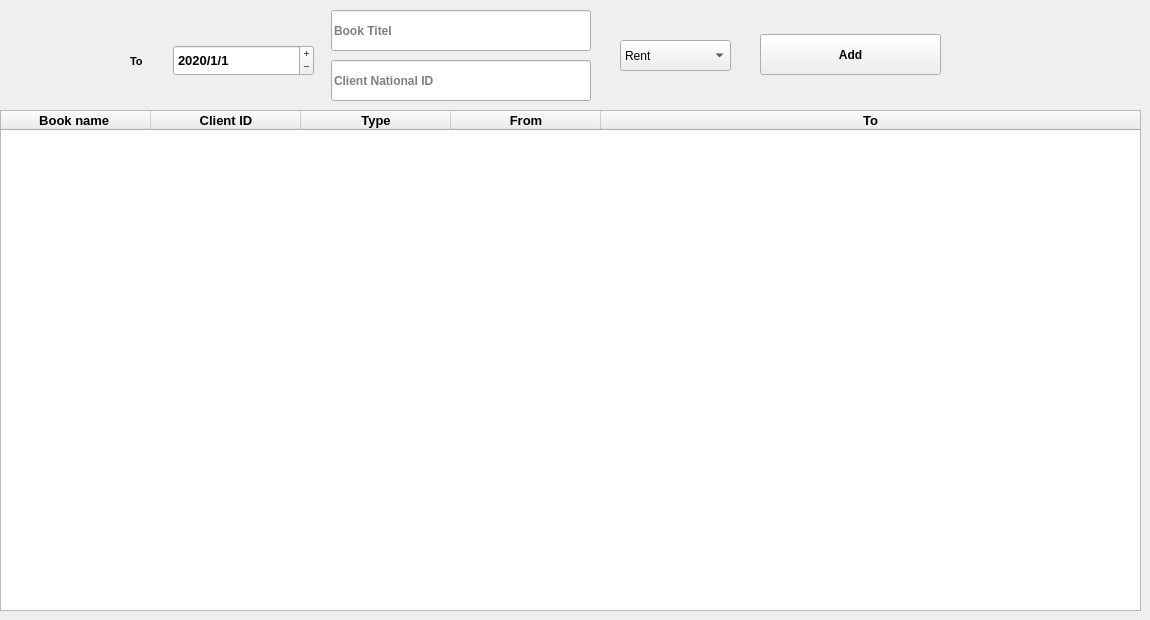
    <widget class="QWidget" name="tab">
     <attribute name="title">
      <string>Tab 1</string>
     </attribute>
     <widget class="QComboBox" name="comboBox">
      <property name="geometry">
       <rect>
        <x>620</x>
        <y>40</y>
        <width>111</width>
        <height>31</height>
       </rect>
      </property>
      <item>
       <property name="text">
        <string>Rent</string>
       </property>
      </item>
      <item>
       <property name="text">
        <string>Retrieve</string>
       </property>
      </item>
     </widget>
     <widget class="QPushButton" name="pushButton_8">
      <property name="geometry">
       <rect>
        <x>760</x>
        <y>34</y>
        <width>181</width>
        <height>41</height>
       </rect>
      </property>
      <property name="font">
       <font>
        <weight>75</weight>
        <bold>true</bold>
       </font>
      </property>
      <property name="text">
       <string>Add</string>
      </property>
      <property name="icon">
       <iconset>
        <normaloff>icon/Acidrums4-Betelgeuse-Apps-preferences-desktop-theme.ico</normaloff>icon/Acidrums4-Betelgeuse-Apps-preferences-desktop-theme.ico</iconset>
      </property>
      <property name="iconSize">
       <size>
        <width>25</width>
        <height>25</height>
       </size>
      </property>
     </widget>
     <widget class="QTableWidget" name="tableWidget">
      <property name="geometry">
       <rect>
        <x>0</x>
        <y>110</y>
        <width>1141</width>
        <height>501</height>
       </rect>
      </property>
      <property name="font">
       <font>
        <family>Arial</family>
        <pointsize>14</pointsize>
        <weight>75</weight>
        <bold>true</bold>
       </font>
      </property>
      <property name="styleSheet">
       <string notr="true"/>
      </property>
      <property name="sortingEnabled">
       <bool>true</bool>
      </property>
      <attribute name="horizontalHeaderDefaultSectionSize">
       <number>150</number>
      </attribute>
      <attribute name="horizontalHeaderHighlightSections">
       <bool>true</bool>
      </attribute>
      <attribute name="horizontalHeaderStretchLastSection">
       <bool>true</bool>
      </attribute>
      <attribute name="verticalHeaderDefaultSectionSize">
       <number>36</number>
      </attribute>
      <attribute name="verticalHeaderMinimumSectionSize">
       <number>35</number>
      </attribute>
      <attribute name="verticalHeaderShowSortIndicator" stdset="0">
       <bool>true</bool>
      </attribute>
      <attribute name="verticalHeaderStretchLastSection">
       <bool>false</bool>
      </attribute>
      <column>
       <property name="text">
        <string>Book name </string>
       </property>
       <property name="font">
        <font>
         <pointsize>10</pointsize>
         <weight>75</weight>
         <bold>true</bold>
        </font>
       </property>
       <property name="textAlignment">
        <set>AlignCenter</set>
       </property>
       <property name="background">
        <color>
         <red>255</red>
         <green>255</green>
         <blue>255</blue>
        </color>
       </property>
       <property name="foreground">
        <brush brushstyle="NoBrush">
         <color alpha="255">
          <red>0</red>
          <green>0</green>
          <blue>0</blue>
         </color>
        </brush>
       </property>
      </column>
      <column>
       <property name="text">
        <string> Client ID </string>
       </property>
       <property name="font">
        <font>
         <pointsize>10</pointsize>
         <weight>75</weight>
         <bold>true</bold>
        </font>
       </property>
       <property name="textAlignment">
        <set>AlignCenter</set>
       </property>
       <property name="foreground">
        <brush brushstyle="NoBrush">
         <color alpha="255">
          <red>0</red>
          <green>0</green>
          <blue>0</blue>
         </color>
        </brush>
       </property>
      </column>
      <column>
       <property name="text">
        <string>Type</string>
       </property>
       <property name="font">
        <font>
         <pointsize>10</pointsize>
         <weight>75</weight>
         <bold>true</bold>
        </font>
       </property>
       <property name="textAlignment">
        <set>AlignCenter</set>
       </property>
      </column>
      <column>
       <property name="text">
        <string>From</string>
       </property>
       <property name="font">
        <font>
         <pointsize>10</pointsize>
         <weight>75</weight>
         <bold>true</bold>
        </font>
       </property>
       <property name="textAlignment">
        <set>AlignCenter</set>
       </property>
      </column>
      <column>
       <property name="text">
        <string>To</string>
       </property>
       <property name="font">
        <font>
         <pointsize>10</pointsize>
         <weight>75</weight>
         <bold>true</bold>
        </font>
       </property>
       <property name="textAlignment">
        <set>AlignCenter</set>
       </property>
      </column>
     </widget>
     <widget class="QLineEdit" name="lineEdit_3">
      <property name="geometry">
       <rect>
        <x>331</x>
        <y>10</y>
        <width>260</width>
        <height>41</height>
       </rect>
      </property>
      <property name="font">
       <font>
        <weight>75</weight>
        <bold>true</bold>
       </font>
      </property>
      <property name="placeholderText">
       <string>Book Titel</string>
      </property>
     </widget>
     <widget class="QLineEdit" name="lineEdit_4">
      <property name="geometry">
       <rect>
        <x>331</x>
        <y>60</y>
        <width>260</width>
        <height>41</height>
       </rect>
      </property>
      <property name="font">
       <font>
        <weight>75</weight>
        <bold>true</bold>
       </font>
      </property>
      <property name="placeholderText">
       <string>Client National ID</string>
      </property>
     </widget>
     <widget class="QDateEdit" name="dateEdit_3">
      <property name="geometry">
       <rect>
        <x>173</x>
        <y>45</y>
        <width>141</width>
        <height>31</height>
       </rect>
      </property>
      <property name="font">
       <font>
        <pointsize>10</pointsize>
        <weight>75</weight>
        <bold>true</bold>
       </font>
      </property>
      <property name="buttonSymbols">
       <enum>QAbstractSpinBox::PlusMinus</enum>
      </property>
      <property name="dateTime">
       <datetime>
        <hour>0</hour>
        <minute>0</minute>
        <second>0</second>
        <year>2020</year>
        <month>1</month>
        <day>1</day>
       </datetime>
      </property>
      <property name="displayFormat">
       <string>yyyy/M/d</string>
      </property>
     </widget>
     <widget class="QLabel" name="label_33">
      <property name="geometry">
       <rect>
        <x>130</x>
        <y>53</y>
        <width>31</width>
        <height>16</height>
       </rect>
      </property>
      <property name="font">
       <font>
        <pointsize>8</pointsize>
        <weight>75</weight>
        <bold>true</bold>
       </font>
      </property>
      <property name="text">
       <string>To</string>
      </property>
     </widget>
    </widget>
